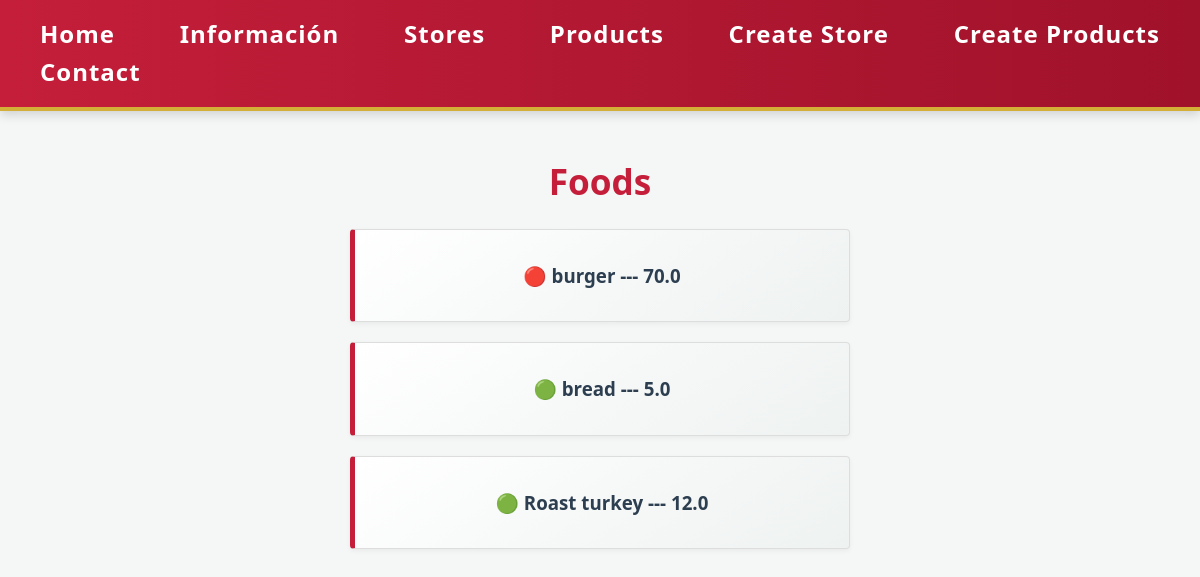
The page /details/2 on the database its author committed.
### app1/models.py (models this page shows, shortened)
class Store(models.Model):
    name = models.CharField(max_length=100)
    description = models.TextField()

class Product(models.Model):
    title = models.CharField(max_length=100)
    price = models.FloatField()
    store = models.ForeignKey(Store, on_delete=models.CASCADE)
    sold = models.BooleanField(default=False)

### app1/views.py (the view)
# urls.py: path('details/<int:id>',views.details,name='details'),
def details(request, id):
    s = get_object_or_404(Store, id=id)
    p = Product.objects.filter(store_id=id)
    return render(request, 'details.html', {
        'store': s,
        'products': p
    })

### app1/templates/details.html (shortened to what this page needs)
{% extends 'extras/navegacion.html' %}
{% block pag%}
<h1>{{ store.name }}</h1>
{% for product in products %}
<div class="select">
        <h3>{% if product.sold == True %} 🔴 {% else %} 🟢 {% endif%}  {{ product.title }} --- {{ product.price }}</h3>
</div>
{% endfor %}
{% endblock %}

### app1/static/css/base.css (style rules this page uses)
:root { --color-fondo: #f4f7f6; --color-rojo-navidad: #c41e3a; --color-verde-pino: #1b4d3e; --color-dorado: #d4af37; --color-texto: #2c3e50; --color-blanco-puro: #ffffff; }
* { box-sizing: border-box; }
body { margin: 0; background: var(--color-fondo); color: var(--color-texto); font-family: "Segoe UI", Tahoma, sans-serif; line-height: 1.6; }
.select { background: linear-gradient(145deg, var(--color-blanco-puro), #eef2f1); border: 1px solid #dddddd; border-left: 5px solid var(--color-rojo-navidad); padding: 12px 0; max-width: 500px; margin: 20px auto; border-radius: 4px; box-shadow: 0 2px 5px rgba(0,0,0,0.05); }
h1 { color: var(--color-rojo-navidad); font-size: 2.2rem; font-weight: 700; margin: 32px 0 20px; }

### rows shown on the page
Store: name "Foods"
Product: title "burger", price "70.0"
Product: title "bread", price "5.0"
Product: title "Roast turkey", price "12.0"
